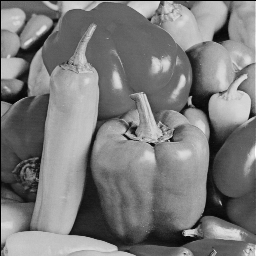
#> input picture pep.png, 256 x 256 px
$ jupyter execute --allow-errors 'Image Encryption using Latin Square Matrix and Logistic Map.ipynb'
#> lines starting #> are read from the running program, lines starting #| are printed output that depends on the picture
#> further down, P is the input picture: shape (256, 256); min 0, max 254, mean 123.1
[cell 1]
#Importing required modules
import os
from numpy import array,random,shape,array_split,transpose,sort,flipud,fliplr,zeros
from operator import xor
from skimage import io
from skimage.color import rgb2gray
from PIL import Image
import numpy as np
import os
from matplotlib.pyplot import imshow
import matplotlib.pyplot as plt
import cv2
import random
from math import log
from tqdm import tqdm

[cell 2]
# FUNCTION: RandomKey
# -- Generates a 256-bit random key (in HEX) using MATLAB RNG
# Output: K = a 256-bit random key in HEX

from numpy import shape,random,array

def dec2hex(string, length):
    #function to convert decimal string to hexadecimal string
    hex_string = ''
    if len(hex(string)) < length: hex_string = hex(string)[:2]+'0'*(8-len(hex(string)))+hex(string)[3:]
    else: hex_string = hex(string)
    return hex_string

def RandomKey(P):
    K = []
    r = []
    sr = ''
    r_ = random.rand(1,256)
    for i in range(256): r.append(round(r_[0][i]))
    for i in range(256): r[i] = str(r[i])[0]
    for i in range(1,9): K.append(dec2hex(int(sr.join(r[((i-1)*32):i*32]),2),8));l=P
#> after the loop, K = ['0xf5bc7d59', '0x5f2c2882', '0x2ae01ad4', '0xab75aff4', '0xa3e9dd5c', '0xbca266f8', '0x6042e93d', '0x6c81aa1e']
    return (array(K),l)

[cell 3]
#=============================================================
# FUNCTION: KeyedLatin
# -- Generates n Latin square of order d dependent on key K
# Output:
#       L = 256-by-256-by-m matrix, each of whose layer is a 256x256 Latin
#       square using the symbol set {1,2,...,256}
#=============================================================

def blockproc(matrix,sec,fun):
    #function to apply a particular function to blocks of a matrix
    blocks = []
    matrix_bp = [[]]
    matrix_b = [[] for i in range(256)]
    if sec == 8:
        blocks = array_split(matrix,sec)
        for block in blocks:
            m = fun(block[0])
            matrix_bp[0].append(m)
        matrix_bp = array(matrix_bp)
        return matrix_bp

    if sec == 256:
        blocks = array_split(matrix,sec)
        for block in blocks:
            m = fun(block)
            for x in range(256): matrix_b[x].append(m[x][0])
        matrix_b = array(matrix_b)
        return matrix_b

def KeyedLatin(K,m):
    a = 1664525
    c = 1013904223 #LCG parameters suggested in Numerical Recipe
    #Linear Congruential Generator (LCG) PRNG
    lcg = lambda q: (a * q + c) %2**32

    #Latin Square Generator (LSG) using Row-Shiftings
    lsg_r = lambda qSeed, v: (qSeed+v) %256
    lsg = lambda qSeed, qShift: blockproc(qShift, 256, lambda v: lsg_r(qSeed,v))

    ## Define Key Conversions
    # Convert Hex Key string to dec sequence
    key_hex_bin = lambda K: blockproc(K,8,lambda k: int(str(k),16))

    ##Generate n Latin squares of order 256
    KDec = key_hex_bin(K) #KDec is a 1x8 array
    L = []
    for n in range(m):
        q = []
        for i in range(64):
            if i == 0: q.append(lcg(KDec))
            else: q.append(lcg(q[i-1]))
        Q1 = []
        Q2 = []
        for x in range(32):
            for y in range(8): Q1.append(q[x][0][y])
        for x in range(32,64):
            for y in range(8): Q2.append(q[x][0][y])

        KDec = q[-1]    #update Key
        Qseed =  sort(Q1) #a 256-element LCG sequence
        Qshift = sort(Q2) #a 256-element LCG sequence
        Qseed = array([Qseed])
        Qshift = array(Qshift)

        L.append(lsg(transpose(Qseed),Qshift))
    return array(L)

[cell 4]
#=============================================================
# FUNCTION: LatinSq_Whitening
# -- Generates n Latin square of order d dependent on key K
# Input:
#      inputMatrix = a 256x256 matrix,
#                L = a 256x256 Latin square with symbol set {0,1,...,255}
#                opt = encryption/decryption
# Output:
#      output = a 256x256 matrix
#=============================================================

def LatinSq_Whitening(inputMatrix,L,opt):
    if opt == None: opt = 'encryption'

    if opt == 'encryption':
        if L[0][0]%3 == 1: inputMatrix = flipud(inputMatrix) #flip the matrix upside down
        if L[0][0]%3 == 2: inputMatrix = fliplr(inputMatrix) #flip the matrix leftside right
        output = (inputMatrix+L)%256

    if opt == 'decryption':
        output = (inputMatrix-L)%256
        if L[0][0]%3 == 1: output = flipud(output)
        if L[0][0]%3 == 2: output = fliplr(output)
    return output

[cell 5]
#=============================================================
# FUNCTION: LatinSq_Permutation
# -- Permutate image pixels
# Input:
#       input = a 256x256 matrix,
#           L = a 256x256 Latin square with symbol set {0,1,...,255}
#         opt = 'encryption'/'decryption'
# Ouptut:
#      output = a 256x256 matrix
#=============================================================
def LatinSq_Permutation(input, L, opt):
    if opt == None: opt = 'encryption'
    output = zeros((256,256),dtype='int')
    tmp = zeros((256,256),dtype='int')
    if opt == 'encryption':
        for i in range(256): tmp[i,:] = input[i,L[i,:]] #row permutations
        for i in range(256): output[:,i] = tmp[L[:,i],i] #column permutations

    if opt == 'decryption':
        for i in range(256): tmp[L[:,i],i] = input[0:256,i]
        for i in range(256): output[i,L[i,:]] = tmp[i,0:256]
    return output

[cell 6]
#=============================================================
# FUNCTION: LatinSqEnc2
# -- Encrypt an image
# Input:
#       P = a 256x256 matrix,
#       K = a hexadecimal key sequence
# Ouptut:
#      output = a 256x256 matrix
#=============================================================
def bitget(x,y):
    bit = int(bin(x[0][y])[2:])
    return bit

def LatinSqEnc2(P,K=None):
    #Generate a random key
    if K == None:
        K_ = None
        K = RandomKey(P)
        opt = 'NPE'

    #Probabilistic encryption
    #Generate a random 256x256 Latin
    M_ = random.rand(shape(P)[0],shape(P)[1])
    M = [[] for i in range(256)]
    for x in range(256):
        for y in range(256): M[x].append(int(round(M_[x][y])))
    M = array(M)

    #Random masking
    B = bitget(P,1)
#> in bitget, `bit = int(bin(x[0][y])[2:])`: bit = 0
#> B = 0
    X = xor(B,M)
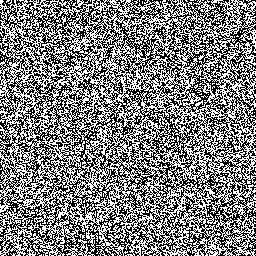
#> X: shape (256, 256) int64; values 0 (black) and 1 (white), 49.9% white in thin lines or dots
    PP = P-B+X
    #Generate 8-keyed Latin squares
    L = KeyedLatin(K[0],9)

    #Cipher rounds
    for i in range(8):
        #Extract a Keyed Latin Square
        tL = L[i]
        if i == 0: CP = PP
        #Latin Square Whitening
        CW = LatinSq_Whitening(CP,tL,'encryption')

        #Latin Square Permutation
        CP = LatinSq_Permutation(CW,tL,'encryption')
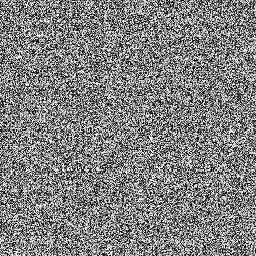
#> CP: shape (256, 256) int64; min 0, max 255, mean 128.6
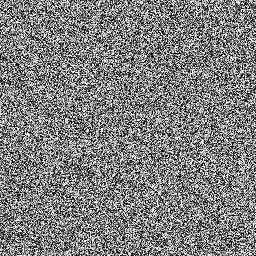
#> CW: shape (256, 256) int64; min 0, max 255, mean 127.6
    C =  LatinSq_Whitening(CP,L[8],'encryption')
    return (C,K)

[cell 7]
originalImage = 'pep.png'
P = io.imread(originalImage)
LE = LatinSqEnc2(P)
#> (the rest of this cell did not finish here and is left out)

[cell 8]
# Declaring a variable called color to enable the algorithm deferenciate between coloured images and grayscale images
# The value is set by default to 1 which is a grayscale image.
color = 1

[cell 9]
# This function right here gets the image matrix of coloured image
# Note that the getImageMatrix works on coloured images only
# The getImageMatrix takes the image name as an argument
def getImageMatrix(imageName):
    global color
    im = Image.open(imageName)
    pix = im.load()
    if type(pix[0,0]) == int: # if this is true then the image is a coloured image
      color = 0
    image_size = im.size
    image_matrix = []
    for width in range(int(image_size[0])):
        row = []
        for height in range(int(image_size[1])):
                row.append((pix[width,height]))
        image_matrix.append(row)
    return image_matrix, image_size[0], image_size[1],color

# This function right here gets the image matrix of grayscale images
# Note that the getImageMatrix_gray works on grayscale images only
# The getImageMatrix_gray takes the image name as an argument
def getImageMatrix_gray(imageName):
    im = Image.open(imageName).convert('LA')
    pix = im.load()
    image_size = im.size
    image_matrix = []
    for width in range(int(image_size[0])):
        row = []
        for height in range(int(image_size[1])):
                row.append((pix[width,height]))
        image_matrix.append(row)
    return image_matrix, image_size[0], image_size[1],color

[cell 10]
# This is the function that works the image encryption for Logistic Map
# Note: By default logistic Map uses substitution method
# LogisticEncryption function takes both the image name and key used for encrypting the image as an argument

def LogisticEncryption(imageName, key):
#> called with imageName = 'latinEnc.png', key = 'abcdefghijklm'
    N = 256
    key_list = [ord(x) for x in key]
    G = [key_list[0:4] ,key_list[4:8], key_list[8:12]]
    g = []
    R = 1
    for i in range(1,4):
        s = 0
        for j in range(1,5):
            s += G[i-1][j-1] * (10**(-j))
        g.append(s)
        R = (R*s) % 1

    L = (R + key_list[12]/256) % 1
    S_x = round(((g[0]+g[1]+g[2])*(10**4) + L *(10**4)) % 256)
    V1 = sum(key_list)
    V2 = key_list[0]
    for i in range(1,13):
        V2 = V2 ^ key_list[i]
    V = V2/V1

    L_y = (V+key_list[12]/256) % 1
    S_y = round((V+V2+L_y*10**4) % 256)
    C1_0 = S_x
    C2_0 = S_y
    C = round((L*L_y*10**4) % 256)
    C_r = round((L*L_y*10**4) % 256)
    C_g = round((L*L_y*10**4) % 256)
    C_b = round((L*L_y*10**4) % 256)
    x = 4*(S_x)*(1-S_x)
    y = 4*(S_y)*(1-S_y)

    imageMatrix,dimensionX, dimensionY, color = getImageMatrix(imageName)
    LogisticEncryptionIm = []
    for i in range(dimensionX):
        row = []
        for j in range(dimensionY):
            while x <0.8 and x > 0.2 :
                x = 4*x*(1-x)
            while y <0.8 and y > 0.2 :
                y = 4*y*(1-y)
            x_round = round((x*(10**4))%256)
            y_round = round((y*(10**4))%256)
            C1 = x_round ^ ((key_list[0]+x_round) % N) ^ ((C1_0 + key_list[1])%N)
            C2 = x_round ^ ((key_list[2]+y_round) % N) ^ ((C2_0 + key_list[3])%N)
            if color:
              print(color)
              C_r =((key_list[4]+C1) % N) ^ ((key_list[5]+C2) % N) ^ ((key_list[6]+imageMatrix[i][j][0]) % N) ^ ((C_r + key_list[7]) % N)
              C_g =((key_list[4]+C1) % N) ^ ((key_list[5]+C2) % N) ^ ((key_list[6]+imageMatrix[i][j][1]) % N) ^ ((C_g + key_list[7]) % N)
              C_b =((key_list[4]+C1) % N) ^ ((key_list[5]+C2) % N) ^ ((key_list[6]+imageMatrix[i][j][2]) % N) ^ ((C_b + key_list[7]) % N)
              row.append((C_r,C_g,C_b))
              C = C_r

            else:
              C = ((key_list[4]+C1) % N) ^ ((key_list[5]+C2) % N) ^ ((key_list[6]+imageMatrix[i][j]) % N) ^ ((C + key_list[7]) % N)
              row.append(C)

            x = (x + C/256 + key_list[8]/256 + key_list[9]/256) % 1
            y = (x + C/256 + key_list[8]/256 + key_list[9]/256) % 1
            for ki in range(12):
                key_list[ki] = (key_list[ki] + key_list[12]) % 256
                key_list[12] = key_list[12] ^ key_list[ki]
        LogisticEncryptionIm.append(row)

    im = Image.new("L", (dimensionX, dimensionY))
    if color:
        im = Image.new("RGB", (dimensionX, dimensionY)) # RGB is for coloured pixels
    else:
        im = Image.new("L", (dimensionX, dimensionY)) # L is for Black and white pixels

    pix = im.load()
    for x in range(dimensionX):
        for y in range(dimensionY):
            pix[x, y] = LogisticEncryptionIm[x][y]
    im.save(imageName.split('.')[0] + "_LogisticEnc.png", "PNG")

[cell 11]
# Here we call the LogisticEncryption function and pass our image name and key
# Note: As it is implemented, the function will assume a 13 character long encryption key.
# One can tweak this limitation by changing the "key_list" structure at the Logistic functions.
image = "latinEnc"
ext = ".png"
#> (the rest of this cell did not finish here and is left out)

[cell 12]
# This is the function that decrypts the images.
# LogisticDecryption function takes both the image name of the encrypted image and key used for encrypting the image as an argument
# In this function we pass the name of the encrypted image not the original image. in this case the name would be LogistincEnc.PNG

# [83 lines left out: function LogisticDecryption, not called in this run]

[cell 13]
#=============================================================
# FUNCTION: LatinSqDec2
# -- Decrypt a cipher image
# Input:
#       P = a 256x256 matrix,
#       K = a hexadecimal key sequence
# Ouptut:
#      output = a 256x256 matrix
#=============================================================
def LatinSqDec2(C,K):
    #Generate Key-dependent 256x256 Latin Squares
    L = KeyedLatin(K[0],9)

    for i in range(7,-1,-1):
        #Extract a Keyed Latin Square
        tL = L[:][:][i]
        if i == 7: CW = LatinSq_Whitening(C,L[:][:][8],'decryption')

        #Latin Square Permutation
        CP = LatinSq_Permutation(CW,tL,'decryption')

        #Latin Square Whitening
        CW_ = LatinSq_Whitening(CP,tL,'decryption');CW=K[1]
#> this loop made 8 passes
#> pass 1, in LatinSqDec2, `tL = L[:][:][i]`:
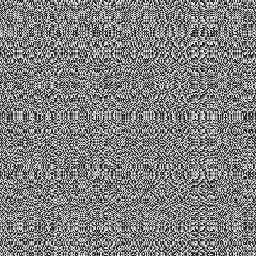
#> tL: shape (256, 256) int64; min 0, max 255, mean 127.6
#> pass 1, in LatinSq_Whitening (call 11), `if L[0][0]%3 == 2: output = fliplr(output)`:
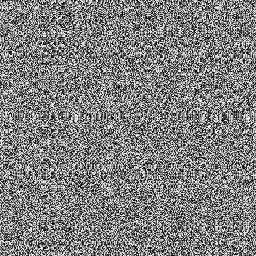
#> output: shape (256, 256) int64; min 0, max 255, mean 127.3
#> after the loop:
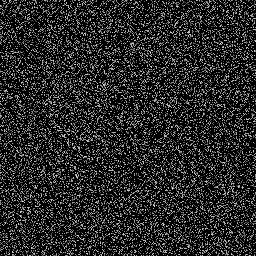
#> CP: shape (256, 256) int64; min 0, max 254, mean 40.4
    P = CW
    return P
img2 = r"C:\Users\HP\Documents\LatinSquareImageCipher\latinEnc.png"
C = LE[0]; K = LE[1]
LD = LatinSqDec2(C,K)
io.imsave('latinDec.png',LD)

[cell 14]
imageDecrypted = Image.open('latinDec.png','r')
imshow(np.asarray(imageDecrypted), cmap='gray')

[cell 15]
# Here we use the Histogram analysis to Visualize the deference between the Original and the Encrypted images

# In the code below we are parsing the original image

img = cv2.imread(originalImage,1)
pil_im = Image.open(originalImage, 'r')
imshow(np.asarray(pil_im))
plt.figure(figsize=(14,6))

histogram_blue = cv2.calcHist([img],[0],None,[256],[0,256])
#> histogram_blue = 256 values, max 816 at index 101, min 0 at index 1, mean 256
plt.plot(histogram_blue, color='blue')
histogram_green = cv2.calcHist([img],[1],None,[256],[0,256])
#> histogram_green has the same summary as histogram_blue
plt.plot(histogram_green, color='green')
histogram_red = cv2.calcHist([img],[2],None,[256],[0,256])
#> histogram_red has the same summary as histogram_blue
plt.plot(histogram_red, color='red')
plt.title('Intensity Histogram - Original Image', fontsize=20)
plt.xlabel('pixel values', fontsize=16)
plt.ylabel('pixel count', fontsize=16)
plt.show()
#> figure, not shown here; curve peaks at x = 101, y = 816; curve peaks at x = 101, y = 816; curve peaks at x = 101, y = 816

[cell 16]
# In the code below we are parsing the Encrypted image

image = "latinEnc_LogisticEnc"
ext = ".png"
img = cv2.imread(image + ext,1)
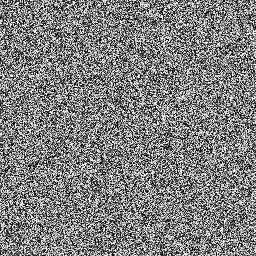
#> input picture latinEnc_LogisticEnc.png, 256 x 256 px
#> img is the input picture: shape (256, 256, 3); min 0, max 255, mean 127.4
pil_im = Image.open(image + ext, 'r')
imshow(np.asarray(pil_im))
plt.figure(figsize=(14,6))

histogram_blue = cv2.calcHist([img],[0],None,[256],[0,256])
#> histogram_blue = 256 values, max 311 at index 41, min 212 at index 107, mean 256
plt.plot(histogram_blue, color='blue')
histogram_green = cv2.calcHist([img],[1],None,[256],[0,256])
#> histogram_green has the same summary as histogram_blue
plt.plot(histogram_green, color='green')
histogram_red = cv2.calcHist([img],[2],None,[256],[0,256])
#> histogram_red has the same summary as histogram_blue
plt.plot(histogram_red, color='red')
plt.title('Intensity Histogram - Cipher Image', fontsize=20)
plt.xlabel('pixel values', fontsize=16)
plt.ylabel('pixel count', fontsize=16)
plt.show()
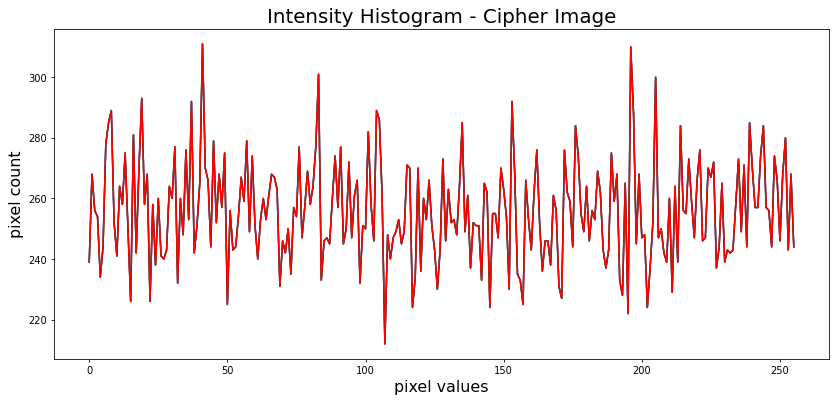
#> figure drawn by matplotlib, 1 panel; curve peaks at x = 41, y = 311; curve peaks at x = 41, y = 311; curve peaks at x = 41, y = 311

[cell 17]
# Here we use the Adjacent Pixel Auto-Correlation to Visualize the deference between the Original and the Encrypted images

# In the code below we are parsing the original image

image = "man"
ext = ".jfif"
img = Image.open(originalImage).convert('LA')
#> img: PIL image 256x256 LA
pil_im = Image.open(originalImage, 'r')
imshow(np.asarray(pil_im))

[cell 18]
# In the code below we are parsing the Encrypted image

image = "latinEnc_LogisticEnc"
ext = ".png"
ImageMatrix,image_size, size2, color = getImageMatrix_gray(image+ext)
#> after the loop in getImageMatrix_gray, `for width in range(int(image_size[0])):`: image_matrix = 256 items
#> ImageMatrix = 256 items; image_size = 256; size2 = 256; color = 1
samples_x = []
samples_y = []
for i in range(1024):
  x = random.randint(0,image_size-2)
  y = random.randint(0,image_size-1)
  samples_x.append(ImageMatrix[x][y])
  samples_y.append(ImageMatrix[x+1][y])
#> this loop made 1024 passes
#> (x, y) on passes 1 to 3: (225, 218), (42, 69), (49, 216)
#> after the loop, samples_x = 1024 pairs, first value 0 to 255, second value 255 to 255; samples_y has the same summary as samples_x
plt.figure(figsize=(10,8))
plt.scatter(samples_x,samples_y,s=2)
plt.title('Adjacent Pixel Autocorrelation - Original Image', fontsize=20)
plt.show()
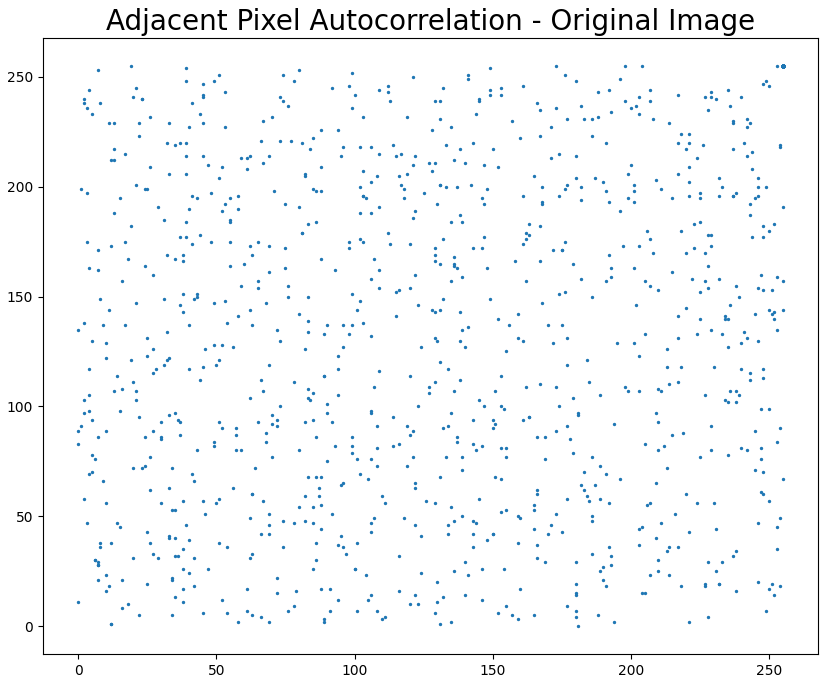
#> figure drawn by matplotlib, 1 panel

[cell 19]
# In the code below we are parsing the Decrypted image

image = "latinDec"
ext = ".png"
ImageMatrix,image_size, size2, color = getImageMatrix_gray(image+ext)
samples_x = []
samples_y = []
print(image_size)
#| 256
for i in range(1024):
  x = random.randint(0,image_size-2)
  y = random.randint(0,image_size-1)
  samples_x.append(ImageMatrix[x][y])
  samples_y.append(ImageMatrix[x+1][y])
#> this loop made 1024 passes
#> (x, y) on passes 1 to 3: (13, 178), (199, 83), (62, 11)
#> after the loop, samples_x = 1024 pairs, first value 0 to 220, second value 255 to 255; samples_y = 1024 pairs, first value 0 to 219, second value 255 to 255
plt.figure(figsize=(10,8))
plt.scatter(samples_x,samples_y,s=2)
plt.title('Adjacent Pixel Autocorrelation - Logistic Encryption on Image', fontsize=20)
plt.show()
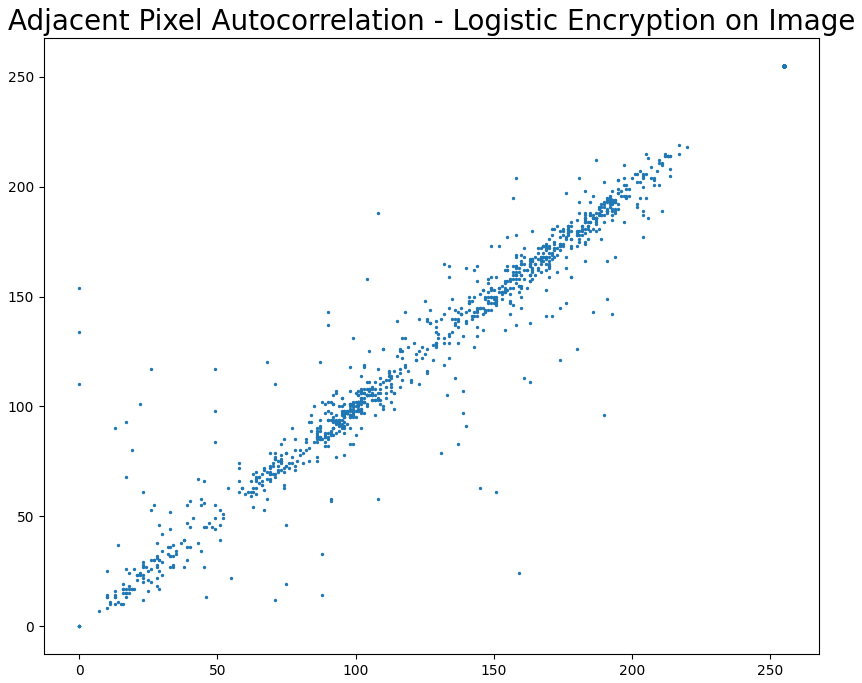
#> figure drawn by matplotlib, 1 panel
